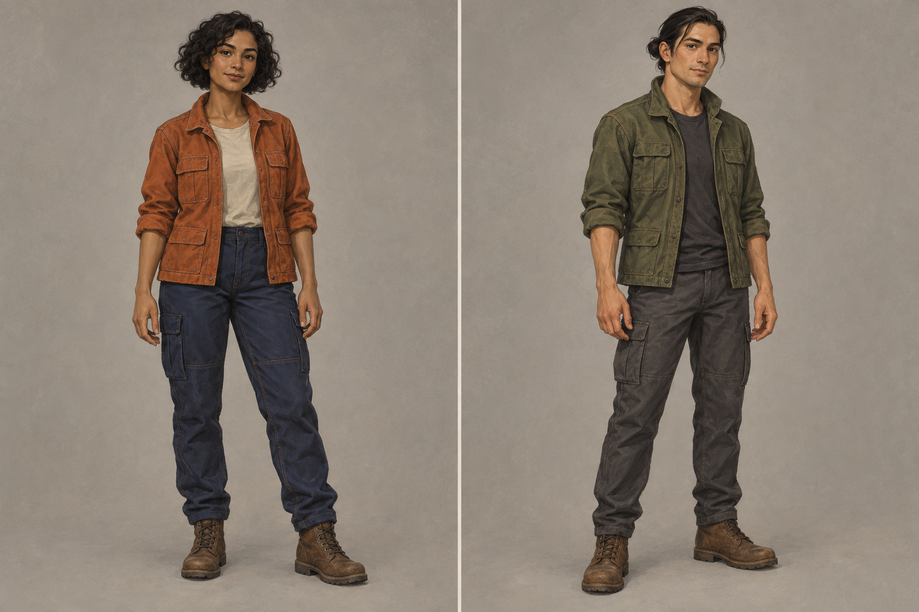
#> input picture assets/03-two-character-video/character-reference-sheet.png, 919 x 612 px, shrunk from 1536 x 1024 before the run
$ python prepare_video_references.py
#> lines starting #> are read from the running program, lines starting #| are printed output that depends on the picture
"""Extract case 03 identities and case 04 panels with Python 3 and Pillow.

This prepares still-image references only; it does not generate video.
"""

from pathlib import Path

from PIL import Image


ROOT = Path(__file__).resolve().parents[1]
pair_dir = ROOT / "assets" / "03-two-character-video"
pair = Image.open(pair_dir / "character-reference-sheet.png")
#> pair is the input picture: PIL image 919x612 RGB; mean R, G, B 137.1, 124.9, 113.3
mid = pair.width // 2
#> mid = 459
# Omit the thin central seam without changing either person's proportions.
pair.crop((0, 0, mid - 4, pair.height)).save(pair_dir / "mira-reference.png")
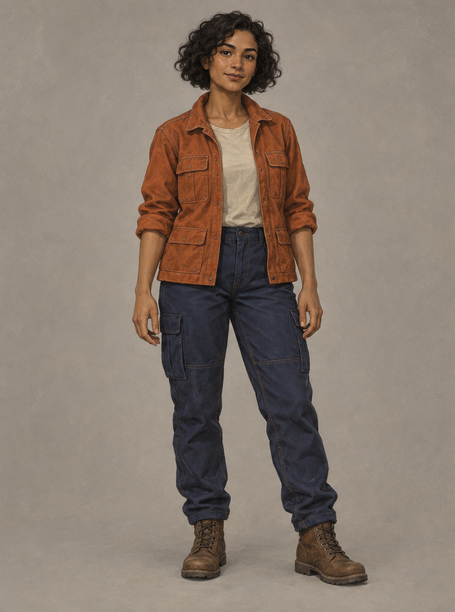
#> saved as mira-reference.png: PIL image 455x612 RGB; mean R, G, B 137.1, 123.6, 112.2
pair.crop((mid + 4, 0, pair.width, pair.height)).save(pair_dir / "ren-reference.png")
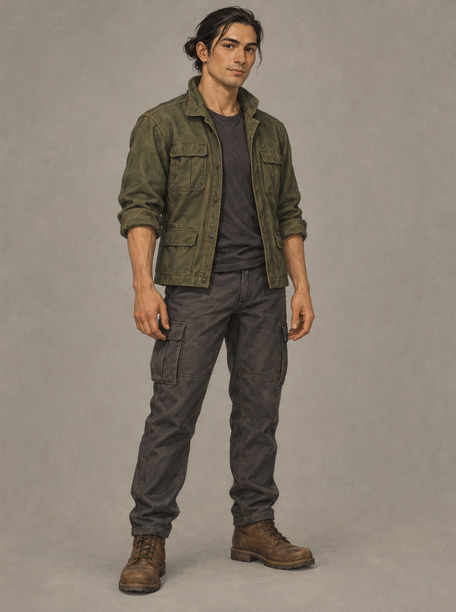
#> saved as ren-reference.png: PIL image 456x612 RGB; mean R, G, B 136.2, 125.3, 113.4

board_dir = ROOT / "assets" / "04-storyboard-video"
board = Image.open(board_dir / "lighthouse-storyboard.png")
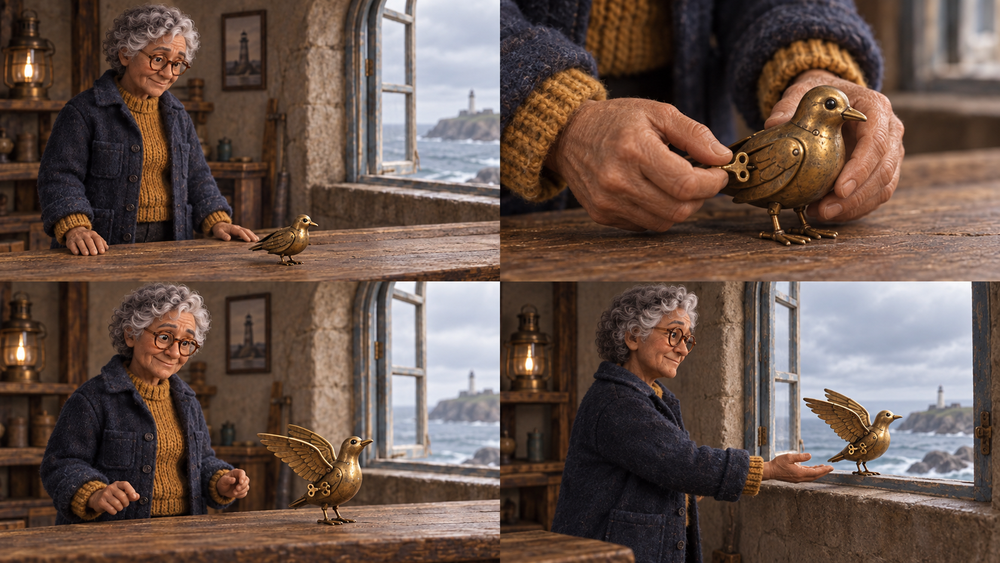
#> input picture assets/04-storyboard-video/lighthouse-storyboard.png, 1000 x 563 px, shrunk from 1672 x 941 before the run
#> board is the input picture: PIL image 1000x563 RGB; mean R, G, B 103.7, 83.7, 74.4
width, height = board.width // 2, board.height // 2
#> width = 500; height = 281
for row in range(2):
    for col in range(2):
        left, top = round(col * board.width / 2), round(row * board.height / 2)
        # Identical output sizes; trim at most one pixel for an odd source dimension.
        box = (left, top, left + width, top + height)
        panel = board.crop(box)
        output = board_dir / f"shot-{row * 2 + col + 1:02d}.png"
        panel.save(output)
        print(f"{output.name}: {panel.width} x {panel.height}")
#> this loop made 2 passes
#> pass 1, `panel.save(output)`:
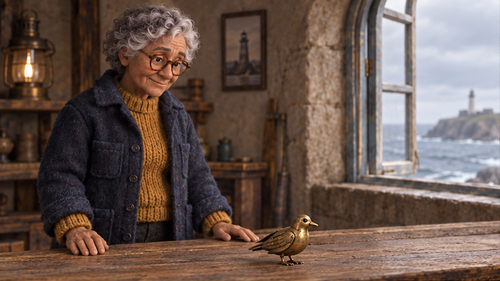
#> saved as shot-01.png: PIL image 500x281 RGB; mean R, G, B 105.4, 86.9, 78.7
#> pass 1, `panel.save(output)`:
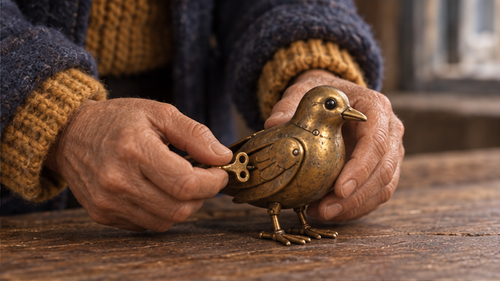
#> saved as shot-02.png: PIL image 500x281 RGB; mean R, G, B 102.9, 74, 58.6
#> pass 2, `panel.save(output)`:
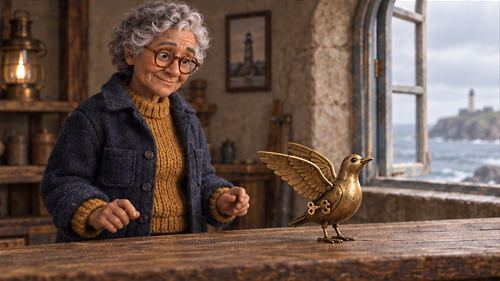
#> saved as shot-03.png: PIL image 500x281 RGB; mean R, G, B 107.9, 87.4, 77
#> pass 2, `panel.save(output)`:
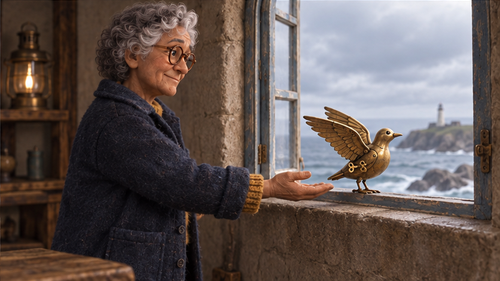
#> saved as shot-04.png: PIL image 500x281 RGB; mean R, G, B 98.6, 86.6, 83.1
